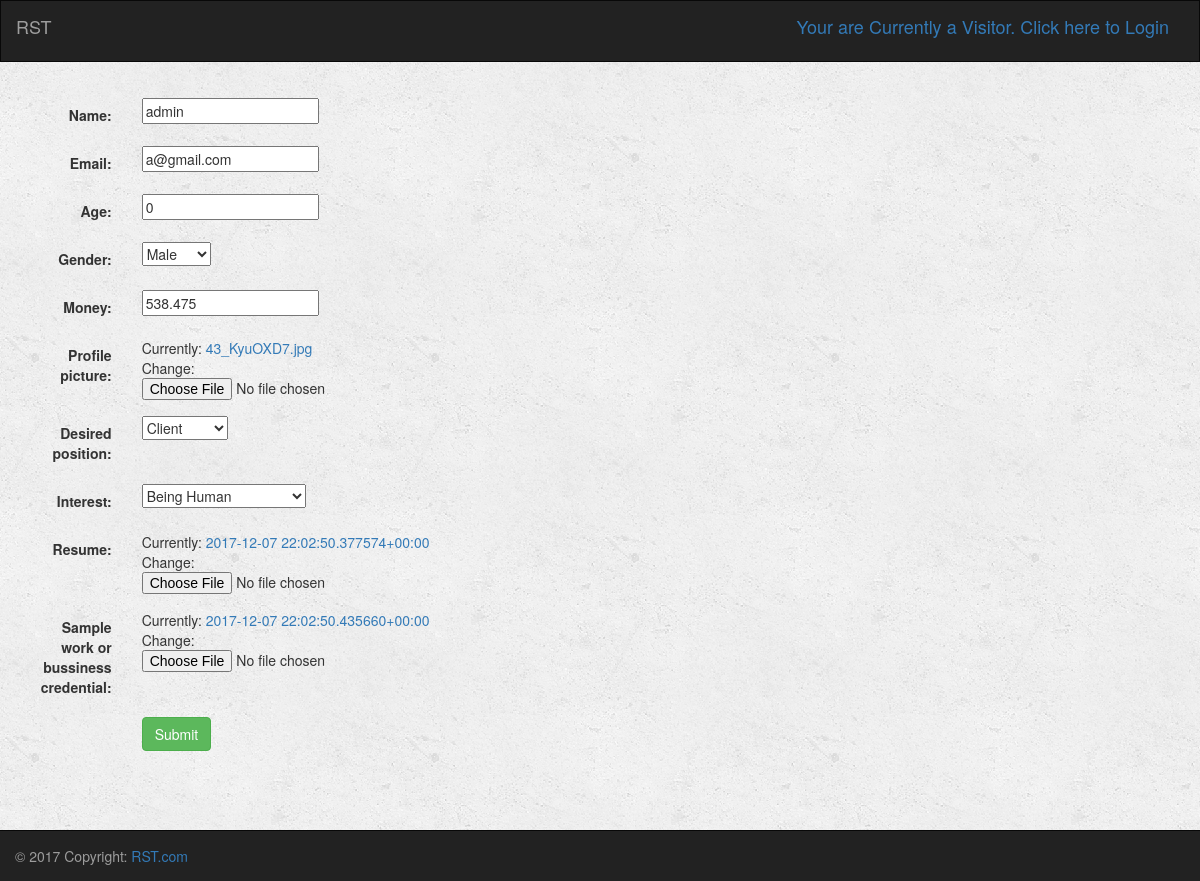
Before: /turk/profile/10/UpdateProfile/10 with the older database file.
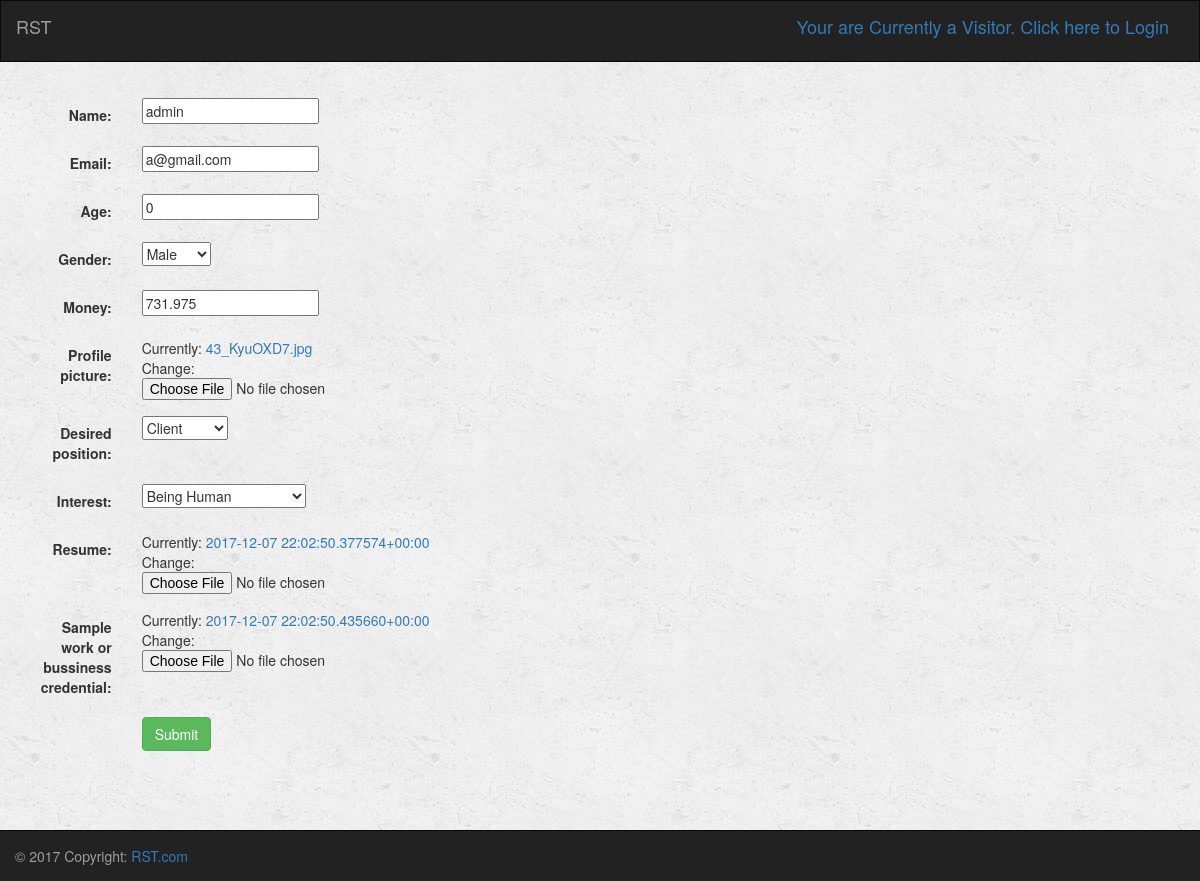
After: the same page with the newer database file.
### turk/models.py (models this page shows, shortened)
class Profile(models.Model):
    user = models.OneToOneField(User, on_delete=models.CASCADE, default=1)
    name = models.CharField(max_length=250)
    age = models.IntegerField(default=0)
    GENDER_CHOICES = (
        ('Male', 'Male'),
        ('Female', 'Female')
    )
    gender = models.CharField(max_length=6, choices=GENDER_CHOICES, default='Male')
    email = models.CharField(max_length=250)
    resume = models.FileField()
    sample_work_or_bussiness_credential = models.FileField()
    RATING_CHOICES=(
        (1, 1),
        (2, 2),
        (3, 3),
        (4, 4),
        (5, 5),
    )
    rating = models.FloatField(choices=RATING_CHOICES, default=5)
    average_rating = models.FloatField(default=0)       # average of rating RECEIVED by others
    rating_count = models.IntegerField(default=0)       # count of rating RECEIVED by others
    total_rating = models.FloatField(default=0)         # total rating RECEIVED by others
    avg_give_rating = models.FloatField(default=0)      # average of rating GIVEN to others
    total_give_rating = models.FloatField(default=0)    # total of rating GIVEN to others
    total_give_count = models.FloatField(default=0)     # count of rating GIVEN to others
    money = models.FloatField(default=0)
    POSITION_CHOICES=(
        ('Temporary', 'Temporary'),
        ('Client', 'Client'),
        ('Developer', 'Developer'),
    )
    position = models.CharField(max_length=9, choices=POSITION_CHOICES, default='Temporary')
    DESIRED_POSITION_CHOICES=(
        ('Client', 'Client'),
        ('Developer', 'Developer'),
    )
    desired_position = models.CharField(max_length=9, choices=DESIRED_POSITION_CHOICES, default='Client')
    profile_picture = models.ImageField(default='default.png')
    interest = models.TextField()
    isBlackListed = models.BooleanField(default=False)
    INTEREST_CHOICES=(
        ('Being Human', 'Being Human'),
        ('Software Development', 'Software Development'),
        ('Video Games', 'Video Games'),
        ('Social Media', 'Social Media'),
        ('Food', 'Food'),
        ('Party', 'Party'),
        ('Entrepreneurship', 'Entrepreneurship'),
        ('Money', 'Money'),
    )
    interest = MultiSelectField(choices=INTEREST_CHOICES, default="Being Human")
    honor_Early_Bird = models.BooleanField(default=False)
    honor_Hard_Worker = models.BooleanField(default=False)
    honor_MILLIONAIRE = models.BooleanField(default=False)
    honor_Job_Supplier = models.BooleanField(default=False)
    honor_Veteran = models.BooleanField(default=False)
    honor_toohardman = models.BooleanField(default=False)
    honor_Cold_Headed_Tim = models.BooleanField(default=False)
    honor_Novice = models.BooleanField(default=True)
    honor_Normie = models.BooleanField(default=False)
    honor_General = models.BooleanField(default=False)
    honor_Lurker = models.BooleanField(default=False)
    num_early = models.IntegerField(default=0)      # number of time dev delivered early
    money_earned = models.FloatField(default=0)     # amount of money dev made
    num_post = models.IntegerField(default=0)       # number of total posts client posted
    num_post_ex = models.IntegerField(default=0)    # number of expired posts client posted
    acc_created = models.DateTimeField(default=datetime.now())   # date of when acc made
    warn_poor = models.BooleanField(default=False)  # avg rating <=2 for >=5 projects
    warn_eval = models.BooleanField(default=False)  # avg rating to others <2 or >4 for >=8 projects
    warn_money = models.BooleanField(default=False) # not enough money to pay
    warn_final = models.BooleanField(default=False) # final warning, next login = gg

### turk/views.py (the view)
# urls.py: url(r'^profile/(?P<user_id>[0-9]+)/UpdateProfile/(?P<pk>[0-9]+)$', views.UpdateProfile.as_view(),
class UpdateProfile(UpdateView):
    model = Profile
    fields = ['name', 'email', 'age', 'gender', 'money', 'profile_picture', 'desired_position', 'interest', 'resume', 'sample_work_or_bussiness_credential']
    success_url = reverse_lazy('turk:index')

### turk/templates/turk/profile_form.html (shortened to what this page needs)
{% extends 'turk/base.html' %}
{% block body %}
    <div class="container-fluid">
        <div class="row">
            <div class="col-sm-12 col-md-7">
                <div class="=panel panel-default">
                    <div class="panel-body">
                        <form class="form-horizontal" action="" method="post" enctype="multipart/form-data">
                            {% include 'turk/form-template.html' %}
                            <div class="form-group">
                                <div class="col-sm-offset-2 col-sm-10">
                                    <button type="submit" class="btn btn-success">Submit</button>
                                </div>
                            </div>
                        </form>
                    </div>
                </div>
            </div>
        </div>
    </div>
{% endblock %}

### turk/templates/turk/form-template.html (shortened to what this page needs)
{% for field in form %}
    <div class="form-group">
        <div class="col-sm-offset-2 col-sm-10">
        </div>
        <label class="control-label col-sm-2">{{ field.label_tag }}</label>
        <div class="col-sm-10">{{ field }}</div>
    </div>
{% endfor %}

Changed rows visible on the page:
changed Profile "admin": money "538.475" → "731.975"
